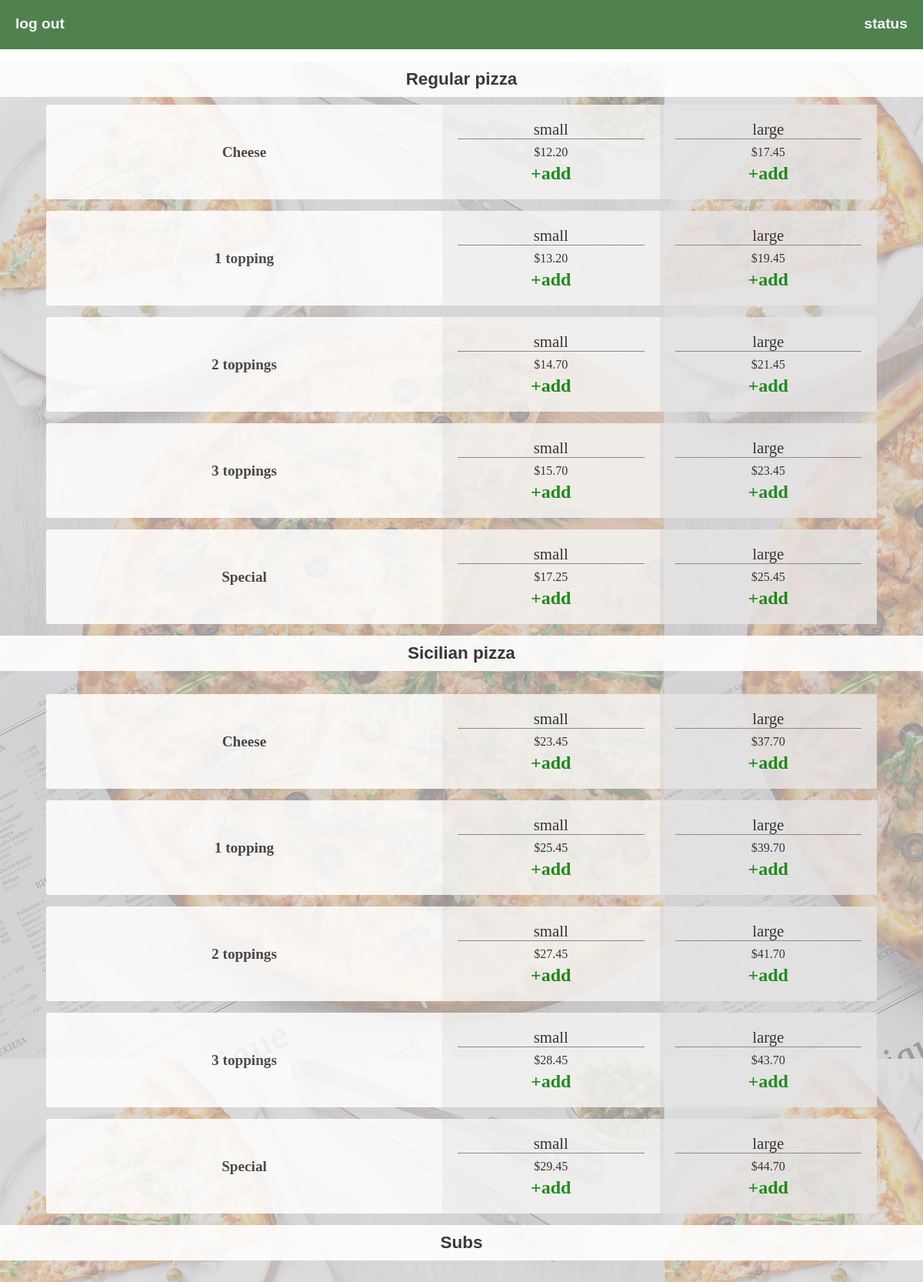
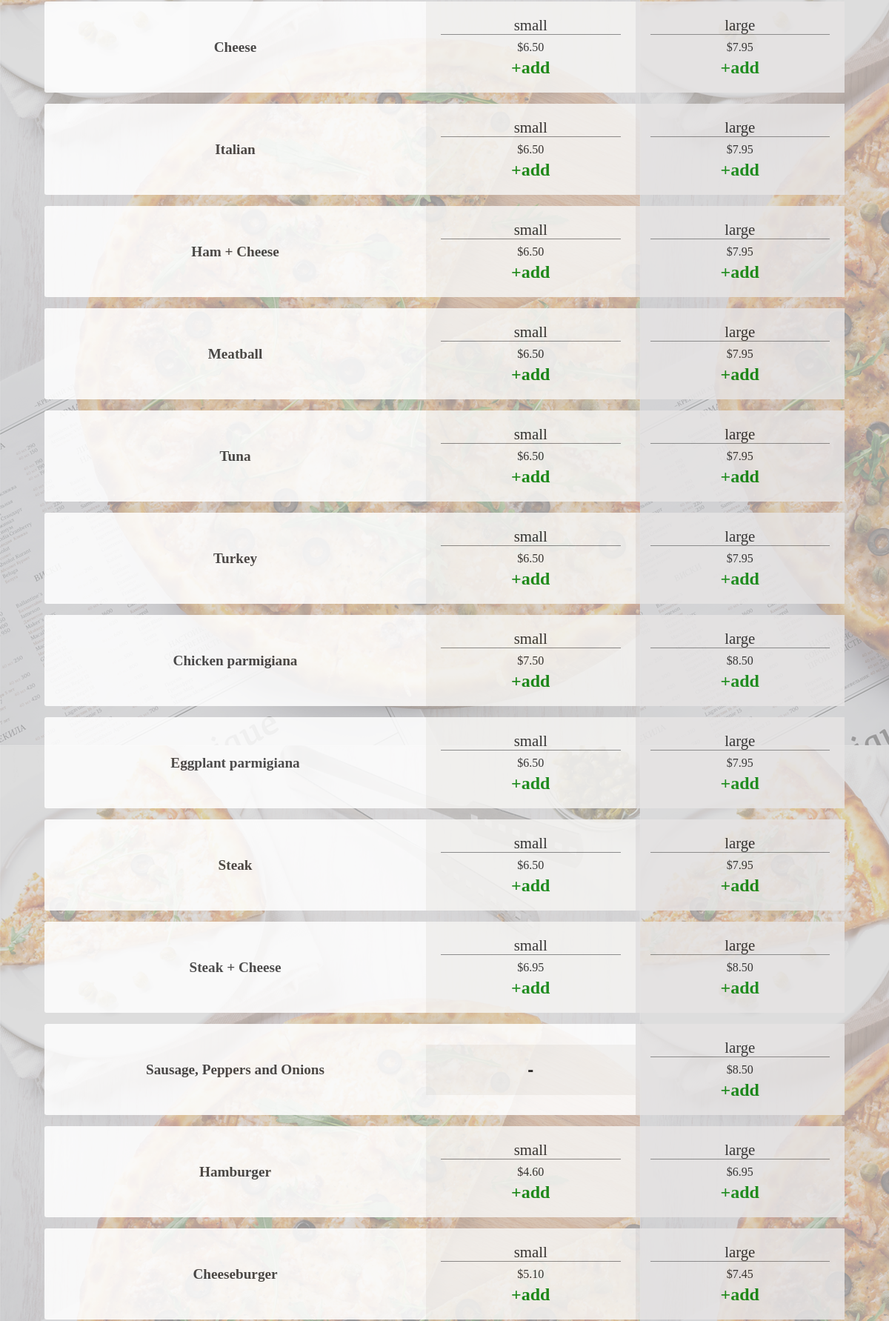
The app's page /menu/ (upper part) with its own data (2 pictures, top to bottom).
### orders/models.py (models this page shows, shortened)
class Items(models.Model):
    name = models.CharField(max_length=64)
    dish = models.CharField(max_length=64)
    small_price = models.CharField(max_length=16)
    large_price = models.CharField(max_length=16, null=True)
    number_toppings = models.IntegerField(blank=True, default=0)

### orders/views.py (the view, shortened to what this page needs)
# urls.py: path("menu/", views.menu, name="menu")
def menu(request):
    context = {
        "items": Items.objects.filter(dish="regular pizza"),
        "selects": Items.objects.filter(dish="Toppings"),
        "items_sicilian": Items.objects.filter(dish="sicilian pizza"),
        "subs": Items.objects.filter(dish="Subs"),
        "pasta": Items.objects.filter(dish="Pasta"),
        "salads": Items.objects.filter(dish="Salad"),
        "dinner_platters": Items.objects.filter(dish="Dinner Platters")
    }
    return render(request, "orders/items.html", context)

### orders/templates/orders/items.html (shortened to what this page needs)
{% load static %}
<!DOCTYPE html>
<html lang="en">
    <head>
         <link href="{% static 'styles.css' %}" rel="stylesheet">
    </head>
    <body>
        <div class="page-menu" id="listen-to">
            <div class="nav-menu">
                <div>
                    <a href="{% url 'logout' %}">log out</a>
                </div>
                <div>
                    <a href="">status</a>
                </div>
            </div>
            <div class="dishes">
                <div class="type">
                    <h3>Regular pizza</h3>
                </div>
                <div class="cards" id="cards">
                    {% for item in items %}
                        <div class="card">
                            <div class="card1">
                                <h1>{{item.name}}</h1>
                            </div>
                            <div class="card2">
                                <div class="small">
                                    small
                                </div>
                                <div>
                                    ${{item.small_price}}
                                </div>
                                <div class="add">
                                    <strong>
                                        +add
                                    </strong>
                                </div>
                            </div>
                            <div class="card3">
                                <div class="large">
                                    large
                                </div>
                                <div>
                                    ${{item.large_price}}
                                </div>
                                <div class="add">
                                    <strong>
                                        +add
                                    </strong>
                                </div>
                            </div>
                        </div>
                    {% endfor %}
                </div>
                 <div class="type">
                    <h3>Sicilian pizza</h3>
                </div>
                <div class="cards" id="cards">
                    {% for item in items_sicilian %}
                        <div class="card">
                            <div class="card1">
                                <h1>{{item.name}}</h1>
                            </div>
                            <div class="card2">
                                <div class="small">
                                    small
                                </div>
                                <div>
                                    ${{item.small_price}}
                                </div>
                                <div class="add">
                                    <strong>
                                        +add
                                    </strong>
                                </div>
                            </div>
                            <div class="card3">
                                <div class="large">
                                    large
                                </div>
                                <div>
                                    ${{item.large_price}}
                                </div>
                                <div class="add">
                                    <strong>
                                        +add
                                    </strong>
                                </div>
                            </div>
                        </div>
                    {% endfor %}
                </div>
                <div class="type">
                    <h3>Subs</h3>
                </div>
                <div class="cards" id="cards">
                    {% for item in subs %}
                        <div class="card">
                            <div class="card1">
                                <h1>{{item.name}}</h1>
                            </div>
                            {% if item.small_price == "NO" %}
                                <div class="card2">
                                    <h2>-</h2>
                                </div>
                            {% else %}
                                <div class="card2">
                                    <div class="small">
                                        small
                                    </div>
                                    <div>
                                        ${{item.small_price}}
                                    </div>
                                    <div class="add">
                                        <strong>
                                            +add
                                        </strong>
                                    </div>
                                </div>
                            {% endif %}
                            <div class="card3">
                                <div class="large">
                                    large
                                </div>
                                <div>
                                    ${{item.large_price}}
                                </div>
                                <div class="add">
                                    <strong>
                                            +add
                                    </strong>
                                </div>
                            </div>
                        </div>
                    {% endfor %}
                </div>
               </div>
        </div>
    </body>
</html>

### orders/static/styles.css (style rules this page uses)
* { margin: 0; padding: 0; }
.page-menu { background-image: url("images/pizza.png"); font-size: 16px; min-height: 100vh; z-index: 1; }
.nav-menu { width: 100%; height: 8vh; display: flex; justify-content: space-between; background-color: rgb(36, 99, 36); opacity: 0.8; position: fixed; top: 0; z-index: 2; }
.nav-menu div { margin: 20px 20px 10px 20px; }
.nav-menu a { text-decoration: none; font-size: 1.2em; font-weight: bolder; font-family: Helvetica, Arial, sans-serif; color: rgb(255, 255, 255); }
.page-menu h2 { text-align: center; font-size: 1.5em; font-family: Helvetica, Arial, sans-serif; color: rgb(22, 22, 22); }
.type { background-color: rgb(255, 255, 255); color: rgb(41, 41, 41); margin-bottom: 10px; text-align: center; font-size: 1.2em; font-family: Helvetica, Arial, sans-serif; padding: 10px; opacity: 0.9; }
.type:first-of-type { margin-top: 10vh; }
.cards { display: flex; align-items: center; justify-content: center; flex-direction: column; }
.card { display: flex; align-items: center; width: 90%; text-align: center; background-color: white; border-radius: 3px; color: rgb(29, 28, 28); opacity: 0.85; margin-bottom: 15px; }
.card:first-of-type { margin-top: 20px; }
.card1 { width: 50%; margin: 15px; color: rgb(53, 52, 52); }
.card1 h1 { font-size: 1.2em; }
.card2 { width: 25%; padding: 20px; background-color: rgb(245, 244, 242); cursor: pointer; }
.card3 { width: 25%; padding: 20px; background-color: rgb(230, 228, 228); cursor: pointer; }
.small, .large { border-bottom: 0.5px solid grey; margin-bottom: 8px; font-size: 1.3em; }
.add { color: green; font-size: 1.5em; margin-top: 5px; }

### records on screen
Items: name "Cheese", small_price "12.20", large_price "17.45"
Items: name "1 topping", small_price "13.20", large_price "19.45"
Items: name "2 toppings", small_price "14.70", large_price "21.45"
Items: name "3 toppings", small_price "15.70", large_price "23.45"
Items: name "Special", small_price "17.25", large_price "25.45"
Items: name "Cheese", small_price "23.45", large_price "37.70"
Items: name "1 topping", small_price "25.45", large_price "39.70"
Items: name "2 toppings", small_price "27.45", large_price "41.70"
Items: name "3 toppings", small_price "28.45", large_price "43.70"
Items: name "Special", small_price "29.45", large_price "44.70"
Items: name "Cheese", small_price "6.50", large_price "7.95"
Items: name "Italian", small_price "6.50", large_price "7.95"
Items: name "Ham + Cheese", small_price "6.50", large_price "7.95"
Items: name "Meatball", small_price "6.50", large_price "7.95"
Items: name "Tuna", small_price "6.50", large_price "7.95"
Items: name "Turkey", small_price "6.50", large_price "7.95"
Items: name "Chicken parmigiana", small_price "7.50", large_price "8.50"
Items: name "Eggplant parmigiana", small_price "6.50", large_price "7.95"
Items: name "Steak", small_price "6.50", large_price "7.95"
Items: name "Steak + Cheese", small_price "6.95", large_price "8.50"
Items: name "Sausage, Peppers and Onions", large_price "8.50"
Items: name "Hamburger", small_price "4.60", large_price "6.95"
Items: name "Cheeseburger", small_price "5.10", large_price "7.45"
